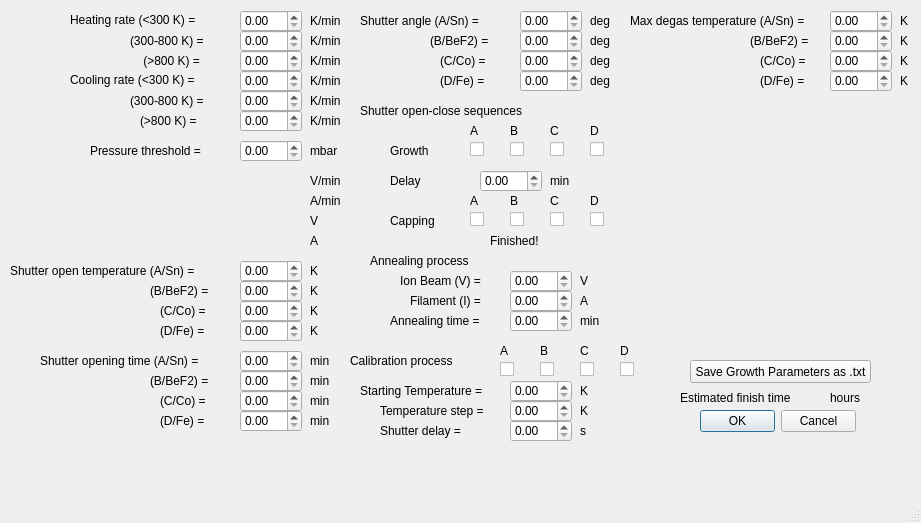
<?xml version="1.0" encoding="UTF-8"?>
<ui version="4.0">
 <class>MainWindow</class>
 <widget class="QMainWindow" name="MainWindow">
  <property name="geometry">
   <rect>
    <x>0</x>
    <y>0</y>
    <width>921</width>
    <height>523</height>
   </rect>
  </property>
  <property name="windowTitle">
   <string>MainWindow</string>
  </property>
  <widget class="QWidget" name="centralwidget">
   <widget class="QLabel" name="label_55">
    <property name="geometry">
     <rect>
      <x>70</x>
      <y>10</y>
      <width>141</width>
      <height>21</height>
     </rect>
    </property>
    <property name="styleSheet">
     <string notr="true">font: 10pt &quot;MS Shell Dlg 2&quot;;</string>
    </property>
    <property name="text">
     <string>Heating rate (&lt;300 K) =</string>
    </property>
   </widget>
   <widget class="QLabel" name="label_56">
    <property name="geometry">
     <rect>
      <x>140</x>
      <y>50</y>
      <width>71</width>
      <height>21</height>
     </rect>
    </property>
    <property name="styleSheet">
     <string notr="true">font: 10pt &quot;MS Shell Dlg 2&quot;;</string>
    </property>
    <property name="text">
     <string> (&gt;800 K) =</string>
    </property>
   </widget>
   <widget class="QDoubleSpinBox" name="doubleSpinBox">
    <property name="geometry">
     <rect>
      <x>240</x>
      <y>10</y>
      <width>62</width>
      <height>22</height>
     </rect>
    </property>
   </widget>
   <widget class="QLabel" name="label_57">
    <property name="geometry">
     <rect>
      <x>310</x>
      <y>10</y>
      <width>41</width>
      <height>21</height>
     </rect>
    </property>
    <property name="styleSheet">
     <string notr="true">font: 10pt &quot;MS Shell Dlg 2&quot;;</string>
    </property>
    <property name="text">
     <string>K/min</string>
    </property>
   </widget>
   <widget class="QDialogButtonBox" name="buttonBox">
    <property name="geometry">
     <rect>
      <x>700</x>
      <y>410</y>
      <width>156</width>
      <height>23</height>
     </rect>
    </property>
    <property name="standardButtons">
     <set>QDialogButtonBox::Cancel|QDialogButtonBox::Ok</set>
    </property>
   </widget>
   <widget class="QDoubleSpinBox" name="doubleSpinBox_2">
    <property name="geometry">
     <rect>
      <x>240</x>
      <y>30</y>
      <width>62</width>
      <height>22</height>
     </rect>
    </property>
   </widget>
   <widget class="QLabel" name="label_58">
    <property name="geometry">
     <rect>
      <x>130</x>
      <y>30</y>
      <width>101</width>
      <height>21</height>
     </rect>
    </property>
    <property name="styleSheet">
     <string notr="true">font: 10pt &quot;MS Shell Dlg 2&quot;;</string>
    </property>
    <property name="text">
     <string>(300-800 K) =</string>
    </property>
   </widget>
   <widget class="QLabel" name="label_59">
    <property name="geometry">
     <rect>
      <x>310</x>
      <y>30</y>
      <width>41</width>
      <height>21</height>
     </rect>
    </property>
    <property name="styleSheet">
     <string notr="true">font: 10pt &quot;MS Shell Dlg 2&quot;;</string>
    </property>
    <property name="text">
     <string>K/min</string>
    </property>
   </widget>
   <widget class="QDoubleSpinBox" name="doubleSpinBox_3">
    <property name="geometry">
     <rect>
      <x>240</x>
      <y>50</y>
      <width>62</width>
      <height>22</height>
     </rect>
    </property>
   </widget>
   <widget class="QLabel" name="label_60">
    <property name="geometry">
     <rect>
      <x>310</x>
      <y>50</y>
      <width>41</width>
      <height>21</height>
     </rect>
    </property>
    <property name="styleSheet">
     <string notr="true">font: 10pt &quot;MS Shell Dlg 2&quot;;</string>
    </property>
    <property name="text">
     <string>K/min</string>
    </property>
   </widget>
   <widget class="QLabel" name="label_61">
    <property name="geometry">
     <rect>
      <x>140</x>
      <y>110</y>
      <width>71</width>
      <height>21</height>
     </rect>
    </property>
    <property name="styleSheet">
     <string notr="true">font: 10pt &quot;MS Shell Dlg 2&quot;;</string>
    </property>
    <property name="text">
     <string>(&gt;800 K) =</string>
    </property>
   </widget>
   <widget class="QLabel" name="label_62">
    <property name="geometry">
     <rect>
      <x>70</x>
      <y>70</y>
      <width>141</width>
      <height>21</height>
     </rect>
    </property>
    <property name="styleSheet">
     <string notr="true">font: 10pt &quot;MS Shell Dlg 2&quot;;</string>
    </property>
    <property name="text">
     <string>Cooling rate (&lt;300 K) =</string>
    </property>
   </widget>
   <widget class="QLabel" name="label_63">
    <property name="geometry">
     <rect>
      <x>130</x>
      <y>90</y>
      <width>111</width>
      <height>21</height>
     </rect>
    </property>
    <property name="styleSheet">
     <string notr="true">font: 10pt &quot;MS Shell Dlg 2&quot;;</string>
    </property>
    <property name="text">
     <string>(300-800 K) =</string>
    </property>
   </widget>
   <widget class="QDoubleSpinBox" name="doubleSpinBox_4">
    <property name="geometry">
     <rect>
      <x>240</x>
      <y>70</y>
      <width>62</width>
      <height>22</height>
     </rect>
    </property>
   </widget>
   <widget class="QLabel" name="label_64">
    <property name="geometry">
     <rect>
      <x>310</x>
      <y>70</y>
      <width>41</width>
      <height>21</height>
     </rect>
    </property>
    <property name="styleSheet">
     <string notr="true">font: 10pt &quot;MS Shell Dlg 2&quot;;</string>
    </property>
    <property name="text">
     <string>K/min</string>
    </property>
   </widget>
   <widget class="QLabel" name="label_65">
    <property name="geometry">
     <rect>
      <x>310</x>
      <y>90</y>
      <width>41</width>
      <height>21</height>
     </rect>
    </property>
    <property name="styleSheet">
     <string notr="true">font: 10pt &quot;MS Shell Dlg 2&quot;;</string>
    </property>
    <property name="text">
     <string>K/min</string>
    </property>
   </widget>
   <widget class="QDoubleSpinBox" name="doubleSpinBox_5">
    <property name="geometry">
     <rect>
      <x>240</x>
      <y>90</y>
      <width>62</width>
      <height>22</height>
     </rect>
    </property>
   </widget>
   <widget class="QLabel" name="label_66">
    <property name="geometry">
     <rect>
      <x>310</x>
      <y>110</y>
      <width>41</width>
      <height>21</height>
     </rect>
    </property>
    <property name="styleSheet">
     <string notr="true">font: 10pt &quot;MS Shell Dlg 2&quot;;</string>
    </property>
    <property name="text">
     <string>K/min</string>
    </property>
   </widget>
   <widget class="QDoubleSpinBox" name="doubleSpinBox_6">
    <property name="geometry">
     <rect>
      <x>240</x>
      <y>110</y>
      <width>62</width>
      <height>22</height>
     </rect>
    </property>
   </widget>
   <widget class="QLabel" name="label_67">
    <property name="geometry">
     <rect>
      <x>90</x>
      <y>140</y>
      <width>141</width>
      <height>21</height>
     </rect>
    </property>
    <property name="styleSheet">
     <string notr="true">font: 10pt &quot;MS Shell Dlg 2&quot;;</string>
    </property>
    <property name="text">
     <string>Pressure threshold = </string>
    </property>
   </widget>
   <widget class="QDoubleSpinBox" name="doubleSpinBox_7">
    <property name="geometry">
     <rect>
      <x>240</x>
      <y>140</y>
      <width>62</width>
      <height>22</height>
     </rect>
    </property>
   </widget>
   <widget class="QLabel" name="label_68">
    <property name="geometry">
     <rect>
      <x>310</x>
      <y>140</y>
      <width>41</width>
      <height>21</height>
     </rect>
    </property>
    <property name="styleSheet">
     <string notr="true">font: 10pt &quot;MS Shell Dlg 2&quot;;</string>
    </property>
    <property name="text">
     <string>mbar</string>
    </property>
   </widget>
   <widget class="QLabel" name="label_71">
    <property name="geometry">
     <rect>
      <x>310</x>
      <y>170</y>
      <width>41</width>
      <height>21</height>
     </rect>
    </property>
    <property name="styleSheet">
     <string notr="true">font: 10pt &quot;MS Shell Dlg 2&quot;;</string>
    </property>
    <property name="text">
     <string>V/min</string>
    </property>
   </widget>
   <widget class="QLabel" name="label_72">
    <property name="geometry">
     <rect>
      <x>310</x>
      <y>190</y>
      <width>41</width>
      <height>21</height>
     </rect>
    </property>
    <property name="styleSheet">
     <string notr="true">font: 10pt &quot;MS Shell Dlg 2&quot;;</string>
    </property>
    <property name="text">
     <string>A/min</string>
    </property>
   </widget>
   <widget class="QLabel" name="label_75">
    <property name="geometry">
     <rect>
      <x>310</x>
      <y>210</y>
      <width>41</width>
      <height>21</height>
     </rect>
    </property>
    <property name="styleSheet">
     <string notr="true">font: 10pt &quot;MS Shell Dlg 2&quot;;</string>
    </property>
    <property name="text">
     <string>V</string>
    </property>
   </widget>
   <widget class="QLabel" name="label_76">
    <property name="geometry">
     <rect>
      <x>310</x>
      <y>230</y>
      <width>41</width>
      <height>21</height>
     </rect>
    </property>
    <property name="styleSheet">
     <string notr="true">font: 10pt &quot;MS Shell Dlg 2&quot;;</string>
    </property>
    <property name="text">
     <string>A</string>
    </property>
   </widget>
   <widget class="QLabel" name="label_78">
    <property name="geometry">
     <rect>
      <x>10</x>
      <y>260</y>
      <width>211</width>
      <height>21</height>
     </rect>
    </property>
    <property name="styleSheet">
     <string notr="true">font: 10pt &quot;MS Shell Dlg 2&quot;;</string>
    </property>
    <property name="text">
     <string>Shutter open temperature (A/Sn) =</string>
    </property>
   </widget>
   <widget class="QDoubleSpinBox" name="doubleSpinBox_12">
    <property name="geometry">
     <rect>
      <x>240</x>
      <y>260</y>
      <width>62</width>
      <height>22</height>
     </rect>
    </property>
   </widget>
   <widget class="QLabel" name="label_73">
    <property name="geometry">
     <rect>
      <x>310</x>
      <y>260</y>
      <width>41</width>
      <height>21</height>
     </rect>
    </property>
    <property name="styleSheet">
     <string notr="true">font: 10pt &quot;MS Shell Dlg 2&quot;;</string>
    </property>
    <property name="text">
     <string>K</string>
    </property>
   </widget>
   <widget class="QLabel" name="label_79">
    <property name="geometry">
     <rect>
      <x>150</x>
      <y>280</y>
      <width>71</width>
      <height>21</height>
     </rect>
    </property>
    <property name="styleSheet">
     <string notr="true">font: 10pt &quot;MS Shell Dlg 2&quot;;</string>
    </property>
    <property name="text">
     <string>(B/BeF2) =</string>
    </property>
   </widget>
   <widget class="QLabel" name="label_80">
    <property name="geometry">
     <rect>
      <x>160</x>
      <y>300</y>
      <width>71</width>
      <height>21</height>
     </rect>
    </property>
    <property name="styleSheet">
     <string notr="true">font: 10pt &quot;MS Shell Dlg 2&quot;;</string>
    </property>
    <property name="text">
     <string>(C/Co) =</string>
    </property>
   </widget>
   <widget class="QLabel" name="label_81">
    <property name="geometry">
     <rect>
      <x>160</x>
      <y>320</y>
      <width>71</width>
      <height>21</height>
     </rect>
    </property>
    <property name="styleSheet">
     <string notr="true">font: 10pt &quot;MS Shell Dlg 2&quot;;</string>
    </property>
    <property name="text">
     <string>(D/Fe) =</string>
    </property>
   </widget>
   <widget class="QDoubleSpinBox" name="doubleSpinBox_13">
    <property name="geometry">
     <rect>
      <x>240</x>
      <y>280</y>
      <width>62</width>
      <height>22</height>
     </rect>
    </property>
   </widget>
   <widget class="QLabel" name="label_82">
    <property name="geometry">
     <rect>
      <x>310</x>
      <y>280</y>
      <width>41</width>
      <height>21</height>
     </rect>
    </property>
    <property name="styleSheet">
     <string notr="true">font: 10pt &quot;MS Shell Dlg 2&quot;;</string>
    </property>
    <property name="text">
     <string>K</string>
    </property>
   </widget>
   <widget class="QDoubleSpinBox" name="doubleSpinBox_14">
    <property name="geometry">
     <rect>
      <x>240</x>
      <y>300</y>
      <width>62</width>
      <height>22</height>
     </rect>
    </property>
   </widget>
   <widget class="QDoubleSpinBox" name="doubleSpinBox_15">
    <property name="geometry">
     <rect>
      <x>240</x>
      <y>320</y>
      <width>62</width>
      <height>22</height>
     </rect>
    </property>
   </widget>
   <widget class="QLabel" name="label_83">
    <property name="geometry">
     <rect>
      <x>310</x>
      <y>300</y>
      <width>41</width>
      <height>21</height>
     </rect>
    </property>
    <property name="styleSheet">
     <string notr="true">font: 10pt &quot;MS Shell Dlg 2&quot;;</string>
    </property>
    <property name="text">
     <string>K</string>
    </property>
   </widget>
   <widget class="QLabel" name="label_84">
    <property name="geometry">
     <rect>
      <x>310</x>
      <y>320</y>
      <width>41</width>
      <height>21</height>
     </rect>
    </property>
    <property name="styleSheet">
     <string notr="true">font: 10pt &quot;MS Shell Dlg 2&quot;;</string>
    </property>
    <property name="text">
     <string>K</string>
    </property>
   </widget>
   <widget class="QLabel" name="label_85">
    <property name="geometry">
     <rect>
      <x>40</x>
      <y>350</y>
      <width>211</width>
      <height>21</height>
     </rect>
    </property>
    <property name="styleSheet">
     <string notr="true">font: 10pt &quot;MS Shell Dlg 2&quot;;</string>
    </property>
    <property name="text">
     <string>Shutter opening time (A/Sn) =</string>
    </property>
   </widget>
   <widget class="QDoubleSpinBox" name="doubleSpinBox_16">
    <property name="geometry">
     <rect>
      <x>240</x>
      <y>350</y>
      <width>62</width>
      <height>22</height>
     </rect>
    </property>
   </widget>
   <widget class="QLabel" name="label_86">
    <property name="geometry">
     <rect>
      <x>310</x>
      <y>350</y>
      <width>41</width>
      <height>21</height>
     </rect>
    </property>
    <property name="styleSheet">
     <string notr="true">font: 10pt &quot;MS Shell Dlg 2&quot;;</string>
    </property>
    <property name="text">
     <string>min</string>
    </property>
   </widget>
   <widget class="QLabel" name="label_87">
    <property name="geometry">
     <rect>
      <x>160</x>
      <y>390</y>
      <width>71</width>
      <height>21</height>
     </rect>
    </property>
    <property name="styleSheet">
     <string notr="true">font: 10pt &quot;MS Shell Dlg 2&quot;;</string>
    </property>
    <property name="text">
     <string>(C/Co) =</string>
    </property>
   </widget>
   <widget class="QDoubleSpinBox" name="doubleSpinBox_17">
    <property name="geometry">
     <rect>
      <x>240</x>
      <y>390</y>
      <width>62</width>
      <height>22</height>
     </rect>
    </property>
   </widget>
   <widget class="QDoubleSpinBox" name="doubleSpinBox_18">
    <property name="geometry">
     <rect>
      <x>240</x>
      <y>370</y>
      <width>62</width>
      <height>22</height>
     </rect>
    </property>
   </widget>
   <widget class="QLabel" name="label_88">
    <property name="geometry">
     <rect>
      <x>150</x>
      <y>370</y>
      <width>71</width>
      <height>21</height>
     </rect>
    </property>
    <property name="styleSheet">
     <string notr="true">font: 10pt &quot;MS Shell Dlg 2&quot;;</string>
    </property>
    <property name="text">
     <string>(B/BeF2) =</string>
    </property>
   </widget>
   <widget class="QLabel" name="label_89">
    <property name="geometry">
     <rect>
      <x>160</x>
      <y>410</y>
      <width>71</width>
      <height>21</height>
     </rect>
    </property>
    <property name="styleSheet">
     <string notr="true">font: 10pt &quot;MS Shell Dlg 2&quot;;</string>
    </property>
    <property name="text">
     <string>(D/Fe) =</string>
    </property>
   </widget>
   <widget class="QDoubleSpinBox" name="doubleSpinBox_19">
    <property name="geometry">
     <rect>
      <x>240</x>
      <y>410</y>
      <width>62</width>
      <height>22</height>
     </rect>
    </property>
   </widget>
   <widget class="QLabel" name="label_90">
    <property name="geometry">
     <rect>
      <x>310</x>
      <y>370</y>
      <width>41</width>
      <height>21</height>
     </rect>
    </property>
    <property name="styleSheet">
     <string notr="true">font: 10pt &quot;MS Shell Dlg 2&quot;;</string>
    </property>
    <property name="text">
     <string>min</string>
    </property>
   </widget>
   <widget class="QLabel" name="label_91">
    <property name="geometry">
     <rect>
      <x>310</x>
      <y>390</y>
      <width>41</width>
      <height>21</height>
     </rect>
    </property>
    <property name="styleSheet">
     <string notr="true">font: 10pt &quot;MS Shell Dlg 2&quot;;</string>
    </property>
    <property name="text">
     <string>min</string>
    </property>
   </widget>
   <widget class="QLabel" name="label_92">
    <property name="geometry">
     <rect>
      <x>310</x>
      <y>410</y>
      <width>41</width>
      <height>21</height>
     </rect>
    </property>
    <property name="styleSheet">
     <string notr="true">font: 10pt &quot;MS Shell Dlg 2&quot;;</string>
    </property>
    <property name="text">
     <string>min</string>
    </property>
   </widget>
   <widget class="QLabel" name="label_93">
    <property name="geometry">
     <rect>
      <x>440</x>
      <y>50</y>
      <width>71</width>
      <height>21</height>
     </rect>
    </property>
    <property name="styleSheet">
     <string notr="true">font: 10pt &quot;MS Shell Dlg 2&quot;;</string>
    </property>
    <property name="text">
     <string>(C/Co) =</string>
    </property>
   </widget>
   <widget class="QLabel" name="label_94">
    <property name="geometry">
     <rect>
      <x>430</x>
      <y>30</y>
      <width>71</width>
      <height>21</height>
     </rect>
    </property>
    <property name="styleSheet">
     <string notr="true">font: 10pt &quot;MS Shell Dlg 2&quot;;</string>
    </property>
    <property name="text">
     <string>(B/BeF2) =</string>
    </property>
   </widget>
   <widget class="QDoubleSpinBox" name="doubleSpinBox_20">
    <property name="geometry">
     <rect>
      <x>520</x>
      <y>10</y>
      <width>62</width>
      <height>22</height>
     </rect>
    </property>
   </widget>
   <widget class="QDoubleSpinBox" name="doubleSpinBox_21">
    <property name="geometry">
     <rect>
      <x>520</x>
      <y>70</y>
      <width>62</width>
      <height>22</height>
     </rect>
    </property>
   </widget>
   <widget class="QLabel" name="label_97">
    <property name="geometry">
     <rect>
      <x>440</x>
      <y>70</y>
      <width>71</width>
      <height>21</height>
     </rect>
    </property>
    <property name="styleSheet">
     <string notr="true">font: 10pt &quot;MS Shell Dlg 2&quot;;</string>
    </property>
    <property name="text">
     <string>(D/Fe) =</string>
    </property>
   </widget>
   <widget class="QDoubleSpinBox" name="doubleSpinBox_22">
    <property name="geometry">
     <rect>
      <x>520</x>
      <y>30</y>
      <width>62</width>
      <height>22</height>
     </rect>
    </property>
   </widget>
   <widget class="QLabel" name="label_98">
    <property name="geometry">
     <rect>
      <x>590</x>
      <y>10</y>
      <width>41</width>
      <height>21</height>
     </rect>
    </property>
    <property name="styleSheet">
     <string notr="true">font: 10pt &quot;MS Shell Dlg 2&quot;;</string>
    </property>
    <property name="text">
     <string>deg</string>
    </property>
   </widget>
   <widget class="QDoubleSpinBox" name="doubleSpinBox_23">
    <property name="geometry">
     <rect>
      <x>520</x>
      <y>50</y>
      <width>62</width>
      <height>22</height>
     </rect>
    </property>
   </widget>
   <widget class="QLabel" name="label_100">
    <property name="geometry">
     <rect>
      <x>360</x>
      <y>10</y>
      <width>211</width>
      <height>21</height>
     </rect>
    </property>
    <property name="styleSheet">
     <string notr="true">font: 10pt &quot;MS Shell Dlg 2&quot;;</string>
    </property>
    <property name="text">
     <string>Shutter angle (A/Sn) =</string>
    </property>
   </widget>
   <widget class="QLabel" name="label_99">
    <property name="geometry">
     <rect>
      <x>590</x>
      <y>30</y>
      <width>41</width>
      <height>21</height>
     </rect>
    </property>
    <property name="styleSheet">
     <string notr="true">font: 10pt &quot;MS Shell Dlg 2&quot;;</string>
    </property>
    <property name="text">
     <string>deg</string>
    </property>
   </widget>
   <widget class="QLabel" name="label_101">
    <property name="geometry">
     <rect>
      <x>590</x>
      <y>50</y>
      <width>41</width>
      <height>21</height>
     </rect>
    </property>
    <property name="styleSheet">
     <string notr="true">font: 10pt &quot;MS Shell Dlg 2&quot;;</string>
    </property>
    <property name="text">
     <string>deg</string>
    </property>
   </widget>
   <widget class="QLabel" name="label_102">
    <property name="geometry">
     <rect>
      <x>590</x>
      <y>70</y>
      <width>41</width>
      <height>21</height>
     </rect>
    </property>
    <property name="styleSheet">
     <string notr="true">font: 10pt &quot;MS Shell Dlg 2&quot;;</string>
    </property>
    <property name="text">
     <string>deg</string>
    </property>
   </widget>
   <widget class="QLabel" name="label_103">
    <property name="geometry">
     <rect>
      <x>360</x>
      <y>100</y>
      <width>211</width>
      <height>21</height>
     </rect>
    </property>
    <property name="styleSheet">
     <string notr="true">font: 10pt &quot;MS Shell Dlg 2&quot;;</string>
    </property>
    <property name="text">
     <string>Shutter open-close sequences</string>
    </property>
   </widget>
   <widget class="QLabel" name="label_104">
    <property name="geometry">
     <rect>
      <x>390</x>
      <y>140</y>
      <width>211</width>
      <height>21</height>
     </rect>
    </property>
    <property name="styleSheet">
     <string notr="true">font: 10pt &quot;MS Shell Dlg 2&quot;;</string>
    </property>
    <property name="text">
     <string>Growth</string>
    </property>
   </widget>
   <widget class="QCheckBox" name="checkBox_42">
    <property name="geometry">
     <rect>
      <x>470</x>
      <y>140</y>
      <width>16</width>
      <height>18</height>
     </rect>
    </property>
    <property name="text">
     <string/>
    </property>
   </widget>
   <widget class="QCheckBox" name="checkBox_43">
    <property name="geometry">
     <rect>
      <x>510</x>
      <y>140</y>
      <width>16</width>
      <height>18</height>
     </rect>
    </property>
    <property name="text">
     <string/>
    </property>
   </widget>
   <widget class="QCheckBox" name="checkBox_44">
    <property name="geometry">
     <rect>
      <x>550</x>
      <y>140</y>
      <width>16</width>
      <height>18</height>
     </rect>
    </property>
    <property name="text">
     <string/>
    </property>
   </widget>
   <widget class="QCheckBox" name="checkBox_45">
    <property name="geometry">
     <rect>
      <x>590</x>
      <y>140</y>
      <width>16</width>
      <height>18</height>
     </rect>
    </property>
    <property name="text">
     <string/>
    </property>
   </widget>
   <widget class="QLabel" name="label_105">
    <property name="geometry">
     <rect>
      <x>390</x>
      <y>170</y>
      <width>41</width>
      <height>21</height>
     </rect>
    </property>
    <property name="styleSheet">
     <string notr="true">font: 10pt &quot;MS Shell Dlg 2&quot;;</string>
    </property>
    <property name="text">
     <string>Delay</string>
    </property>
   </widget>
   <widget class="QDoubleSpinBox" name="doubleSpinBox_24">
    <property name="geometry">
     <rect>
      <x>480</x>
      <y>170</y>
      <width>62</width>
      <height>22</height>
     </rect>
    </property>
   </widget>
   <widget class="QLabel" name="label_95">
    <property name="geometry">
     <rect>
      <x>550</x>
      <y>170</y>
      <width>41</width>
      <height>21</height>
     </rect>
    </property>
    <property name="styleSheet">
     <string notr="true">font: 10pt &quot;MS Shell Dlg 2&quot;;</string>
    </property>
    <property name="text">
     <string>min</string>
    </property>
   </widget>
   <widget class="QLabel" name="label_106">
    <property name="geometry">
     <rect>
      <x>390</x>
      <y>210</y>
      <width>211</width>
      <height>21</height>
     </rect>
    </property>
    <property name="styleSheet">
     <string notr="true">font: 10pt &quot;MS Shell Dlg 2&quot;;</string>
    </property>
    <property name="text">
     <string>Capping</string>
    </property>
   </widget>
   <widget class="QCheckBox" name="checkBox_46">
    <property name="geometry">
     <rect>
      <x>470</x>
      <y>210</y>
      <width>16</width>
      <height>18</height>
     </rect>
    </property>
    <property name="text">
     <string/>
    </property>
   </widget>
   <widget class="QCheckBox" name="checkBox_47">
    <property name="geometry">
     <rect>
      <x>550</x>
      <y>210</y>
      <width>16</width>
      <height>18</height>
     </rect>
    </property>
    <property name="text">
     <string/>
    </property>
   </widget>
   <widget class="QCheckBox" name="checkBox_48">
    <property name="geometry">
     <rect>
      <x>590</x>
      <y>210</y>
      <width>16</width>
      <height>18</height>
     </rect>
    </property>
    <property name="text">
     <string/>
    </property>
   </widget>
   <widget class="QCheckBox" name="checkBox_49">
    <property name="geometry">
     <rect>
      <x>510</x>
      <y>210</y>
      <width>16</width>
      <height>18</height>
     </rect>
    </property>
    <property name="text">
     <string/>
    </property>
   </widget>
   <widget class="QLabel" name="label_107">
    <property name="geometry">
     <rect>
      <x>370</x>
      <y>250</y>
      <width>211</width>
      <height>21</height>
     </rect>
    </property>
    <property name="styleSheet">
     <string notr="true">font: 10pt &quot;MS Shell Dlg 2&quot;;</string>
    </property>
    <property name="text">
     <string>Annealing process</string>
    </property>
   </widget>
   <widget class="QLabel" name="label_108">
    <property name="geometry">
     <rect>
      <x>400</x>
      <y>270</y>
      <width>121</width>
      <height>21</height>
     </rect>
    </property>
    <property name="styleSheet">
     <string notr="true">font: 10pt &quot;MS Shell Dlg 2&quot;;</string>
    </property>
    <property name="text">
     <string>Ion Beam (V) = </string>
    </property>
   </widget>
   <widget class="QLabel" name="label_96">
    <property name="geometry">
     <rect>
      <x>410</x>
      <y>290</y>
      <width>111</width>
      <height>21</height>
     </rect>
    </property>
    <property name="styleSheet">
     <string notr="true">font: 10pt &quot;MS Shell Dlg 2&quot;;</string>
    </property>
    <property name="text">
     <string>Filament (I) = </string>
    </property>
   </widget>
   <widget class="QLabel" name="label_109">
    <property name="geometry">
     <rect>
      <x>580</x>
      <y>290</y>
      <width>41</width>
      <height>21</height>
     </rect>
    </property>
    <property name="styleSheet">
     <string notr="true">font: 10pt &quot;MS Shell Dlg 2&quot;;</string>
    </property>
    <property name="text">
     <string>A</string>
    </property>
   </widget>
   <widget class="QLabel" name="label_110">
    <property name="geometry">
     <rect>
      <x>580</x>
      <y>270</y>
      <width>41</width>
      <height>21</height>
     </rect>
    </property>
    <property name="styleSheet">
     <string notr="true">font: 10pt &quot;MS Shell Dlg 2&quot;;</string>
    </property>
    <property name="text">
     <string>V</string>
    </property>
   </widget>
   <widget class="QDoubleSpinBox" name="doubleSpinBox_25">
    <property name="geometry">
     <rect>
      <x>510</x>
      <y>290</y>
      <width>62</width>
      <height>22</height>
     </rect>
    </property>
   </widget>
   <widget class="QDoubleSpinBox" name="doubleSpinBox_26">
    <property name="geometry">
     <rect>
      <x>510</x>
      <y>270</y>
      <width>62</width>
      <height>22</height>
     </rect>
    </property>
   </widget>
   <widget class="QLabel" name="label_111">
    <property name="geometry">
     <rect>
      <x>390</x>
      <y>310</y>
      <width>111</width>
      <height>21</height>
     </rect>
    </property>
    <property name="styleSheet">
     <string notr="true">font: 10pt &quot;MS Shell Dlg 2&quot;;</string>
    </property>
    <property name="text">
     <string>Annealing time = </string>
    </property>
   </widget>
   <widget class="QDoubleSpinBox" name="doubleSpinBox_27">
    <property name="geometry">
     <rect>
      <x>510</x>
      <y>310</y>
      <width>62</width>
      <height>22</height>
     </rect>
    </property>
   </widget>
   <widget class="QLabel" name="label_112">
    <property name="geometry">
     <rect>
      <x>580</x>
      <y>310</y>
      <width>41</width>
      <height>21</height>
     </rect>
    </property>
    <property name="styleSheet">
     <string notr="true">font: 10pt &quot;MS Shell Dlg 2&quot;;</string>
    </property>
    <property name="text">
     <string>min</string>
    </property>
   </widget>
   <widget class="QPushButton" name="pushButton">
    <property name="geometry">
     <rect>
      <x>690</x>
      <y>360</y>
      <width>181</width>
      <height>23</height>
     </rect>
    </property>
    <property name="text">
     <string>Save Growth Parameters as .txt</string>
    </property>
   </widget>
   <widget class="QLabel" name="label_113">
    <property name="geometry">
     <rect>
      <x>510</x>
      <y>120</y>
      <width>16</width>
      <height>21</height>
     </rect>
    </property>
    <property name="styleSheet">
     <string notr="true">font: 10pt &quot;MS Shell Dlg 2&quot;;</string>
    </property>
    <property name="text">
     <string>B</string>
    </property>
   </widget>
   <widget class="QLabel" name="label_114">
    <property name="geometry">
     <rect>
      <x>470</x>
      <y>120</y>
      <width>16</width>
      <height>21</height>
     </rect>
    </property>
    <property name="styleSheet">
     <string notr="true">font: 10pt &quot;MS Shell Dlg 2&quot;;</string>
    </property>
    <property name="text">
     <string>A</string>
    </property>
   </widget>
   <widget class="QLabel" name="label_115">
    <property name="geometry">
     <rect>
      <x>550</x>
      <y>120</y>
      <width>16</width>
      <height>21</height>
     </rect>
    </property>
    <property name="styleSheet">
     <string notr="true">font: 10pt &quot;MS Shell Dlg 2&quot;;</string>
    </property>
    <property name="text">
     <string>C</string>
    </property>
   </widget>
   <widget class="QLabel" name="label_116">
    <property name="geometry">
     <rect>
      <x>590</x>
      <y>120</y>
      <width>16</width>
      <height>21</height>
     </rect>
    </property>
    <property name="styleSheet">
     <string notr="true">font: 10pt &quot;MS Shell Dlg 2&quot;;</string>
    </property>
    <property name="text">
     <string>D</string>
    </property>
   </widget>
   <widget class="QLabel" name="label_117">
    <property name="geometry">
     <rect>
      <x>510</x>
      <y>190</y>
      <width>16</width>
      <height>21</height>
     </rect>
    </property>
    <property name="styleSheet">
     <string notr="true">font: 10pt &quot;MS Shell Dlg 2&quot;;</string>
    </property>
    <property name="text">
     <string>B</string>
    </property>
   </widget>
   <widget class="QLabel" name="label_118">
    <property name="geometry">
     <rect>
      <x>590</x>
      <y>190</y>
      <width>16</width>
      <height>21</height>
     </rect>
    </property>
    <property name="styleSheet">
     <string notr="true">font: 10pt &quot;MS Shell Dlg 2&quot;;</string>
    </property>
    <property name="text">
     <string>D</string>
    </property>
   </widget>
   <widget class="QLabel" name="label_119">
    <property name="geometry">
     <rect>
      <x>550</x>
      <y>190</y>
      <width>16</width>
      <height>21</height>
     </rect>
    </property>
    <property name="styleSheet">
     <string notr="true">font: 10pt &quot;MS Shell Dlg 2&quot;;</string>
    </property>
    <property name="text">
     <string>C</string>
    </property>
   </widget>
   <widget class="QLabel" name="label_120">
    <property name="geometry">
     <rect>
      <x>470</x>
      <y>190</y>
      <width>16</width>
      <height>21</height>
     </rect>
    </property>
    <property name="styleSheet">
     <string notr="true">font: 10pt &quot;MS Shell Dlg 2&quot;;</string>
    </property>
    <property name="text">
     <string>A</string>
    </property>
   </widget>
   <widget class="QLabel" name="label_121">
    <property name="geometry">
     <rect>
      <x>490</x>
      <y>230</y>
      <width>51</width>
      <height>21</height>
     </rect>
    </property>
    <property name="styleSheet">
     <string notr="true">font: 10pt &quot;MS Shell Dlg 2&quot;;</string>
    </property>
    <property name="text">
     <string>Finished!</string>
    </property>
   </widget>
   <widget class="QLabel" name="label">
    <property name="geometry">
     <rect>
      <x>680</x>
      <y>390</y>
      <width>111</width>
      <height>16</height>
     </rect>
    </property>
    <property name="text">
     <string>Estimated finish time</string>
    </property>
   </widget>
   <widget class="QLabel" name="label_2">
    <property name="geometry">
     <rect>
      <x>830</x>
      <y>390</y>
      <width>31</width>
      <height>16</height>
     </rect>
    </property>
    <property name="text">
     <string>hours</string>
    </property>
   </widget>
   <widget class="QLabel" name="label_122">
    <property name="geometry">
     <rect>
      <x>350</x>
      <y>350</y>
      <width>211</width>
      <height>21</height>
     </rect>
    </property>
    <property name="styleSheet">
     <string notr="true">font: 10pt &quot;MS Shell Dlg 2&quot;;</string>
    </property>
    <property name="text">
     <string>Calibration process</string>
    </property>
   </widget>
   <widget class="QLabel" name="label_123">
    <property name="geometry">
     <rect>
      <x>360</x>
      <y>380</y>
      <width>201</width>
      <height>21</height>
     </rect>
    </property>
    <property name="styleSheet">
     <string notr="true">font: 10pt &quot;MS Shell Dlg 2&quot;;</string>
    </property>
    <property name="text">
     <string>Starting Temperature =</string>
    </property>
   </widget>
   <widget class="QDoubleSpinBox" name="doubleSpinBox_28">
    <property name="geometry">
     <rect>
      <x>510</x>
      <y>380</y>
      <width>62</width>
      <height>22</height>
     </rect>
    </property>
   </widget>
   <widget class="QCheckBox" name="checkBox_50">
    <property name="geometry">
     <rect>
      <x>500</x>
      <y>360</y>
      <width>16</width>
      <height>18</height>
     </rect>
    </property>
    <property name="text">
     <string/>
    </property>
   </widget>
   <widget class="QCheckBox" name="checkBox_51">
    <property name="geometry">
     <rect>
      <x>540</x>
      <y>360</y>
      <width>16</width>
      <height>18</height>
     </rect>
    </property>
    <property name="text">
     <string/>
    </property>
   </widget>
   <widget class="QLabel" name="label_124">
    <property name="geometry">
     <rect>
      <x>540</x>
      <y>340</y>
      <width>16</width>
      <height>21</height>
     </rect>
    </property>
    <property name="styleSheet">
     <string notr="true">font: 10pt &quot;MS Shell Dlg 2&quot;;</string>
    </property>
    <property name="text">
     <string>B</string>
    </property>
   </widget>
   <widget class="QLabel" name="label_125">
    <property name="geometry">
     <rect>
      <x>620</x>
      <y>340</y>
      <width>16</width>
      <height>21</height>
     </rect>
    </property>
    <property name="styleSheet">
     <string notr="true">font: 10pt &quot;MS Shell Dlg 2&quot;;</string>
    </property>
    <property name="text">
     <string>D</string>
    </property>
   </widget>
   <widget class="QCheckBox" name="checkBox_52">
    <property name="geometry">
     <rect>
      <x>580</x>
      <y>360</y>
      <width>16</width>
      <height>18</height>
     </rect>
    </property>
    <property name="text">
     <string/>
    </property>
   </widget>
   <widget class="QLabel" name="label_126">
    <property name="geometry">
     <rect>
      <x>500</x>
      <y>340</y>
      <width>16</width>
      <height>21</height>
     </rect>
    </property>
    <property name="styleSheet">
     <string notr="true">font: 10pt &quot;MS Shell Dlg 2&quot;;</string>
    </property>
    <property name="text">
     <string>A</string>
    </property>
   </widget>
   <widget class="QCheckBox" name="checkBox_53">
    <property name="geometry">
     <rect>
      <x>620</x>
      <y>360</y>
      <width>16</width>
      <height>18</height>
     </rect>
    </property>
    <property name="text">
     <string/>
    </property>
   </widget>
   <widget class="QLabel" name="label_127">
    <property name="geometry">
     <rect>
      <x>580</x>
      <y>340</y>
      <width>16</width>
      <height>21</height>
     </rect>
    </property>
    <property name="styleSheet">
     <string notr="true">font: 10pt &quot;MS Shell Dlg 2&quot;;</string>
    </property>
    <property name="text">
     <string>C</string>
    </property>
   </widget>
   <widget class="QLabel" name="label_128">
    <property name="geometry">
     <rect>
      <x>380</x>
      <y>400</y>
      <width>201</width>
      <height>21</height>
     </rect>
    </property>
    <property name="styleSheet">
     <string notr="true">font: 10pt &quot;MS Shell Dlg 2&quot;;</string>
    </property>
    <property name="text">
     <string>Temperature step = </string>
    </property>
   </widget>
   <widget class="QLabel" name="label_129">
    <property name="geometry">
     <rect>
      <x>580</x>
      <y>380</y>
      <width>41</width>
      <height>21</height>
     </rect>
    </property>
    <property name="styleSheet">
     <string notr="true">font: 10pt &quot;MS Shell Dlg 2&quot;;</string>
    </property>
    <property name="text">
     <string>K</string>
    </property>
   </widget>
   <widget class="QDoubleSpinBox" name="doubleSpinBox_29">
    <property name="geometry">
     <rect>
      <x>510</x>
      <y>400</y>
      <width>62</width>
      <height>22</height>
     </rect>
    </property>
   </widget>
   <widget class="QLabel" name="label_130">
    <property name="geometry">
     <rect>
      <x>580</x>
      <y>400</y>
      <width>41</width>
      <height>21</height>
     </rect>
    </property>
    <property name="styleSheet">
     <string notr="true">font: 10pt &quot;MS Shell Dlg 2&quot;;</string>
    </property>
    <property name="text">
     <string>K</string>
    </property>
   </widget>
   <widget class="QLabel" name="label_131">
    <property name="geometry">
     <rect>
      <x>380</x>
      <y>420</y>
      <width>201</width>
      <height>21</height>
     </rect>
    </property>
    <property name="styleSheet">
     <string notr="true">font: 10pt &quot;MS Shell Dlg 2&quot;;</string>
    </property>
    <property name="text">
     <string>Shutter delay = </string>
    </property>
   </widget>
   <widget class="QDoubleSpinBox" name="doubleSpinBox_30">
    <property name="geometry">
     <rect>
      <x>510</x>
      <y>420</y>
      <width>62</width>
      <height>22</height>
     </rect>
    </property>
   </widget>
   <widget class="QLabel" name="label_132">
    <property name="geometry">
     <rect>
      <x>580</x>
      <y>420</y>
      <width>41</width>
      <height>21</height>
     </rect>
    </property>
    <property name="styleSheet">
     <string notr="true">font: 10pt &quot;MS Shell Dlg 2&quot;;</string>
    </property>
    <property name="text">
     <string>s</string>
    </property>
   </widget>
   <widget class="QLabel" name="label_133">
    <property name="geometry">
     <rect>
      <x>760</x>
      <y>50</y>
      <width>71</width>
      <height>21</height>
     </rect>
    </property>
    <property name="styleSheet">
     <string notr="true">font: 10pt &quot;MS Shell Dlg 2&quot;;</string>
    </property>
    <property name="text">
     <string>(C/Co) =</string>
    </property>
   </widget>
   <widget class="QDoubleSpinBox" name="doubleSpinBox_31">
    <property name="geometry">
     <rect>
      <x>830</x>
      <y>30</y>
      <width>62</width>
      <height>22</height>
     </rect>
    </property>
   </widget>
   <widget class="QDoubleSpinBox" name="doubleSpinBox_32">
    <property name="geometry">
     <rect>
      <x>830</x>
      <y>50</y>
      <width>62</width>
      <height>22</height>
     </rect>
    </property>
   </widget>
   <widget class="QDoubleSpinBox" name="doubleSpinBox_33">
    <property name="geometry">
     <rect>
      <x>830</x>
      <y>10</y>
      <width>62</width>
      <height>22</height>
     </rect>
    </property>
   </widget>
   <widget class="QLabel" name="label_134">
    <property name="geometry">
     <rect>
      <x>630</x>
      <y>10</y>
      <width>211</width>
      <height>21</height>
     </rect>
    </property>
    <property name="styleSheet">
     <string notr="true">font: 10pt &quot;MS Shell Dlg 2&quot;;</string>
    </property>
    <property name="text">
     <string>Max degas temperature (A/Sn) =</string>
    </property>
   </widget>
   <widget class="QLabel" name="label_135">
    <property name="geometry">
     <rect>
      <x>760</x>
      <y>70</y>
      <width>71</width>
      <height>21</height>
     </rect>
    </property>
    <property name="styleSheet">
     <string notr="true">font: 10pt &quot;MS Shell Dlg 2&quot;;</string>
    </property>
    <property name="text">
     <string>(D/Fe) =</string>
    </property>
   </widget>
   <widget class="QDoubleSpinBox" name="doubleSpinBox_34">
    <property name="geometry">
     <rect>
      <x>830</x>
      <y>70</y>
      <width>62</width>
      <height>22</height>
     </rect>
    </property>
   </widget>
   <widget class="QLabel" name="label_136">
    <property name="geometry">
     <rect>
      <x>750</x>
      <y>30</y>
      <width>71</width>
      <height>21</height>
     </rect>
    </property>
    <property name="styleSheet">
     <string notr="true">font: 10pt &quot;MS Shell Dlg 2&quot;;</string>
    </property>
    <property name="text">
     <string>(B/BeF2) =</string>
    </property>
   </widget>
   <widget class="QLabel" name="label_137">
    <property name="geometry">
     <rect>
      <x>900</x>
      <y>30</y>
      <width>16</width>
      <height>21</height>
     </rect>
    </property>
    <property name="styleSheet">
     <string notr="true">font: 10pt &quot;MS Shell Dlg 2&quot;;</string>
    </property>
    <property name="text">
     <string>K</string>
    </property>
   </widget>
   <widget class="QLabel" name="label_138">
    <property name="geometry">
     <rect>
      <x>900</x>
      <y>10</y>
      <width>16</width>
      <height>21</height>
     </rect>
    </property>
    <property name="styleSheet">
     <string notr="true">font: 10pt &quot;MS Shell Dlg 2&quot;;</string>
    </property>
    <property name="text">
     <string>K</string>
    </property>
   </widget>
   <widget class="QLabel" name="label_139">
    <property name="geometry">
     <rect>
      <x>900</x>
      <y>70</y>
      <width>16</width>
      <height>21</height>
     </rect>
    </property>
    <property name="styleSheet">
     <string notr="true">font: 10pt &quot;MS Shell Dlg 2&quot;;</string>
    </property>
    <property name="text">
     <string>K</string>
    </property>
   </widget>
   <widget class="QLabel" name="label_140">
    <property name="geometry">
     <rect>
      <x>900</x>
      <y>50</y>
      <width>16</width>
      <height>21</height>
     </rect>
    </property>
    <property name="styleSheet">
     <string notr="true">font: 10pt &quot;MS Shell Dlg 2&quot;;</string>
    </property>
    <property name="text">
     <string>K</string>
    </property>
   </widget>
  </widget>
  <widget class="QMenuBar" name="menubar">
   <property name="geometry">
    <rect>
     <x>0</x>
     <y>0</y>
     <width>921</width>
     <height>26</height>
    </rect>
   </property>
  </widget>
  <widget class="QStatusBar" name="statusbar"/>
 </widget>
 <resources/>
 <connections/>
</ui>
